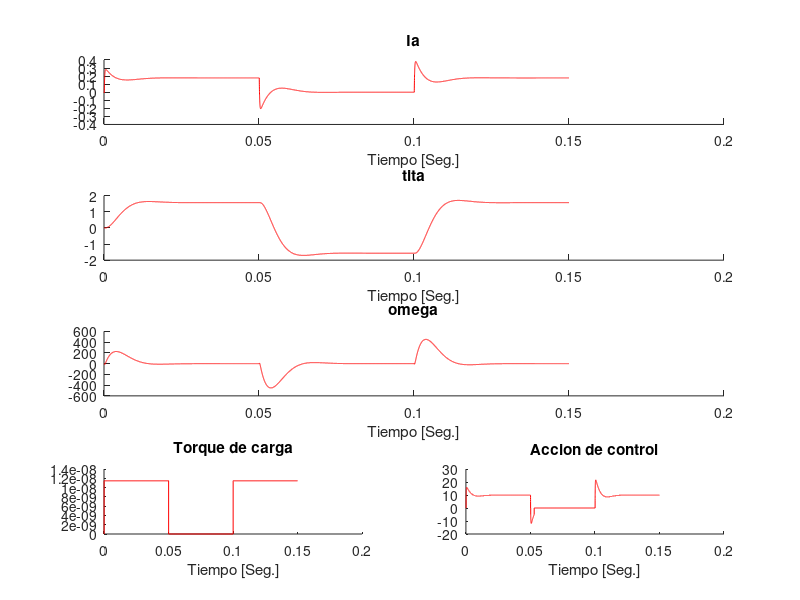
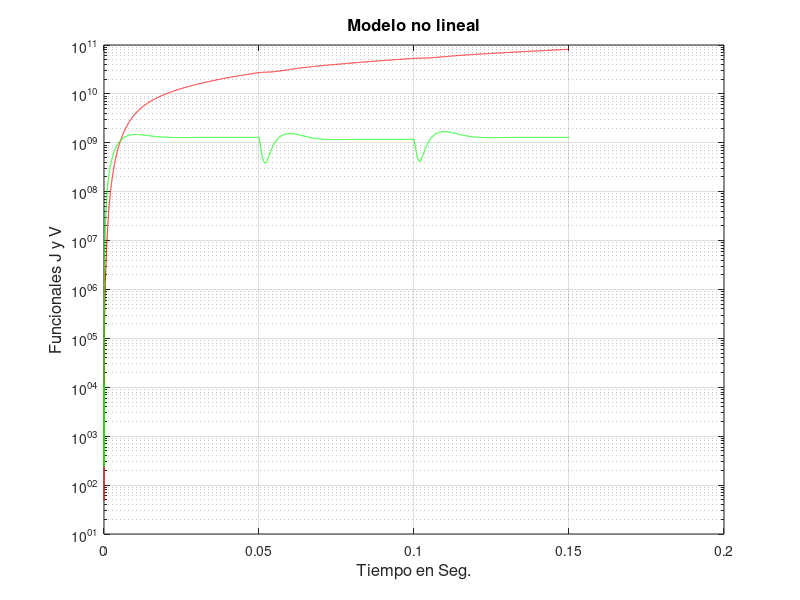

Here is the MATLAB script that generated these plots, in order:
%Motor DC TP3: El codigo comienza en la linea 129.
%-------------------------------------------------------------------
%Motor DC DLQR sin integrador del error. No ajusta la referencia negativa correctamente.
%-------------------------------------------------------------------

% clear all;%close all;
% TamanioFuente=12;
% ii=0;At=1e-5;ref1=-1.57;ref2=1.57;tF=1; 
% Ts=At;
% u=12;Tl=0;
% 
% %Condiciones iniciales
% ia(1)=0;tita(1)=0;w(1)=0;
% X=[ia(1);tita(1);w(1)];
% 
% 
% %Caracteristicas del motor
% Laa=366e-6; J=5e-9;Ra=55.6;B=0;Ki=6.49e-3;Km=6.53e-3;
% 
% %Matrices
% Ac=[-Ra/Laa 0 -Km/Laa; 0 0 1 ;Ki/J 0 -B/J];
% Bc=[1/Laa;0;0];
% C=[1 0 0];
% Per=[0;0;-1/J]; %Matriz perturbacion
% 
% %Verifico Controlabilidad y Observabilidad
% Mc=[Bc Ac*Bc Ac^2*Bc];%Matriz Controlabilidad 
% rango_M=rank(Mc); 
% Oc=[C; C*Ac; C*Ac^2];%Matriz Observabilidad
% auto_O=eig(Oc);
% rango_O=rank(Oc);
% 
% %Matrices Discretas
% sys_c=ss(Ac,Bc,C,[0]);
% sys_d=c2d(sys_c,Ts,'zoh');
% 
% A=sys_d.a;
% B=sys_d.b;
% 
% M=[B A*B A^2*B]; %Matriz de controlabilidad
% rango=rank(M);
% 
% % %Funcional de costos
%  %
%  Q=diag([1 150000 10]);R=3.2e2; %Ts=1e-5 / Con C es [1 0 0].
%  %Q=diag([1e4 5e8 1e4]);R=8e4; %Ts=1e-4/ Con C es [0 1 0].
%  %Q=diag([1 10 50]);R=1; %Ts=1e-4
% H=[A+B*inv(R)*B'*inv(A')*Q -B*inv(R)*B'*inv(A') ; -inv(A')*Q inv(A')];
% 
% [V,D]=eig(H);MX1X2=[];
% for ii=1:6
%  if abs(D(ii,ii))<1
%  MX1X2=[MX1X2 V(:,ii)];
%  end
% end
% MX1=MX1X2(1:3,:); MX2=MX1X2(4:6,:);
% P=real(MX2*inv(MX1));
% K=inv(R+B'*P*B)*B'*P*A;
% 
% %Matriz referencia
% Gj=-inv(C*inv(A-B*K)*B);
% %Gj=inv(C(1,:)*inv(eye(3)-A+B*K)*B);
% 
% %Simulacion Lineal
% Jmin=X'*P*X;
% Mat_J=0;
% V_L=X'*P*X;Jl=0;
% for t=0:At:tF
%  ii=ii+1;k=ii+2;
%  estado=X;
%  %Torque
%  Tl_arreglo=[0 ((1.15e-8/2)*sign(sin(10.472*t))+(1.15e-8/2))];
%  Tl=Tl_arreglo(2);
%  
%  Jl=Jl+X'*Q*X+u'*R*u';
%  Mat_J=[Mat_J Jl];
%  V_L=[V_L X'*P*X];
%  
%  X=A*X+B*u+Per*Tl;
% 
%  %Cambio la referencia segun el angulo deseado
%   if(Tl<=1e-12) 
%      u=-K*estado+Gj*ref1; color='b';
%   else
%     u=-K*estado+Gj*ref2; color='b'; 
%   end
%     
%   %Alinealidad
%  if -5<u && u<5
%      u=0;
%  else
%      u=u;
%  end  
% 
%  %Grafico sin observador
%  x1(ii)=X(1); %Ia
%  x2(ii)=X(2); %tita
%  x3(ii)=X(3); %w
% 
%  torque(ii)=Tl;%Torque Tl
%  acc(ii)=u;
% end
% 
% %Grafico
% t=0:At:tF;
% figure(1);
% subplot(4,1,1);hold on;
% plot(t,x1(1:numel(t)),color);title('Ia');xlabel('Tiempo [Seg.]');hold on;
% subplot(4,1,2);hold on;
% plot(t,x2(1:numel(t)),color);title('tita');xlabel('Tiempo [Seg.]');
% subplot(4,1,3);hold on;
% plot(t,x3(1:numel(t)),color);title('w');xlabel('Tiempo [Seg.]');
% 
% subplot(4,2,7);hold on;
% plot(t,torque(1:numel(t)),'r');title('Torque de carga');
% xlabel('Tiempo [Seg.]');
% subplot(4,2,8);hold on;
% plot(t,acc(1:numel(t)),color);title('Accion de control');
% xlabel('Tiempo [Seg.]');
% 
% figure(2);
% semilogy(t,Mat_J(1:numel(t)),color);grid on;title('Modelo lineal','FontSize',TamanioFuente);
% xlabel('Tiempo en Seg.','FontSize',TamanioFuente);ylabel('Funcionales J y V','FontSize',TamanioFuente);hold on;
% %semilogy(t,Jmin*ones(size(Mat_J)),color);
% semilogy(t,V_L(1:numel(t)),'g');

% % %-----------------------------------------------------------------------------
% Motor DC DLQR con integrador del error. Funciona
% %---------------------------------------------------------------------------
clear all;close all;
TamanioFuente=12;
ii=0;At=1e-5;ref=-1.57;tF=.15;
Ts=At;
u=12;Tl=0;

%Condiciones iniciales
ia(1)=0;tita(1)=0;w(1)=0;
X=[ia(1);tita(1);w(1)];


%Caracteristicas del motor
Laa=366e-6; J=5e-9;Ra=55.6;B=0;Ki=6.49e-3;Km=6.53e-3;

%Matrices Tiempo Continuo
Ac=[-Ra/Laa 0 -Km/Laa; 0 0 1;Ki/J 0 -B/J];
Bc=[1/Laa;0;0];
C=[0 1 0];
Per=[0;0;-1/J]; %Matriz perturbacion

%Verifico Controlabilidad y Observabilidad
Mc=[Bc Ac*Bc Ac^2*Bc];%Matriz Controlabilidad 
rango_M=rank(Mc); 
Oc=[C; C*Ac; C*Ac^2];%Matriz Observabilidad
auto_O=eig(Oc);
rango_O=rank(Oc);

%Discretizacion de matrices
sys_c=ss(Ac,Bc,C,[0]);
sys_d=c2d(sys_c,Ts,'zoh');

A=sys_d.a;
B=sys_d.b;

M=[B A*B A^2*B]; %Matriz de controlabilidad
rango=rank(M);

Aa=[A,zeros(3,1);-C*A, eye(1)];
Ba=[B;-C*B];

Ma=[Ba Aa*Ba Aa^2*Ba Aa^3*Ba];%MatrizControlabilidad
rango_a=rank(Ma);

% %Funcional de costos
%Q=diag([10000 20000 8000]);R=1e9;
Q=diag([10 200 10 10]);R=1e2;
H=[Aa+Ba*inv(R)*Ba'*inv(Aa')*Q -Ba*inv(R)*Ba'*inv(Aa') ; -inv(Aa')*Q inv(Aa')];

[V,D]=eig(H);MX1X2=[];
for ii=1:8
 if abs(D(ii,ii))<1
 MX1X2=[MX1X2 V(:,ii)];
 end
end
MX1=MX1X2(1:4,:); MX2=MX1X2(5:8,:);
P=real(MX2*inv(MX1));
Ka=inv(R+Ba'*P*Ba)*Ba'*P*Aa;
K=Ka(1:3);KI=-Ka(4);
aut_controlador=abs(eig(Aa-Ba*Ka));
%Matriz referencia
Gj=-inv(C*inv(A-B*K)*B);

%Simulacion Lineal
V_L=[X;0]'*P*[X;0];
Jmin=[X;0]'*P*[X;0];
Mat_J=0;
V_L=[X;0]'*P*[X;0];
Jl=0;Jmin_L=V_L;
ve1(1)=0;vei=0;
for t=0:At:tF
 ii=ii+1;k=ii+2;
 
 Tl_arreglo=[0 ((1.15e-8/2)*sign(sin(10.472*6*t))+(1.15e-8/2))];
 Tl=Tl_arreglo(2);
 
 Y_=C*X;
 e1=ref-Y_(1);
 
 vei=vei+e1;
 ve1(ii)=vei;

  u=-Ka*[X;ve1(ii)];%Estado ampliado
 
  %Lyapunov
 V_Li=[X;ve1(ii)]'*P*[X;ve1(ii)];
 V_L=[V_L V_Li];
 Jl=Jl+[X;ve1(ii)]'*Q*[X;ve1(ii)]+u'*R*u';
 Mat_J=[Mat_J Jl];

 
 X=A*X+B*u+Per*Tl;

 %Cambio la referencia segun el angulo deseado
  if(Tl<=1e-12)
        ref=-1.57;
    else

        ref=1.57;
  end 
  %Alinealidad
 if -5<u && u<5
     u=0;
 else
     u=u;
 end  
 color='r';
    %Grafico sin observador
     x1(ii)=X(1); %Ia
     x2(ii)=X(2); %tita
     x3(ii)=X(3); %w
 
 torque(ii)=Tl;%Torque Tl
 acc(ii)=u;
end

%Grafico
t=0:At:tF;
figure(1);
subplot(4,1,1);hold on;
plot(t,x1(1:numel(t)),color);title('Ia');xlabel('Tiempo [Seg.]');hold on;
subplot(4,1,2);hold on;
plot(t,x2(1:numel(t)),color);title('tita');xlabel('Tiempo [Seg.]');
subplot(4,1,3);hold on;
plot(t,x3(1:numel(t)),color);title('omega');xlabel('Tiempo [Seg.]');

subplot(4,2,7);hold on;
plot(t,torque(1:numel(t)),'r');title('Torque de carga');
xlabel('Tiempo [Seg.]');
subplot(4,2,8);hold on;
plot(t,acc(1:numel(t)),color);title('Accion de control');
xlabel('Tiempo [Seg.]');

figure(2);
semilogy(t,Mat_J(1:numel(t)),color);grid on;title('Modelo no lineal','FontSize',TamanioFuente);
xlabel('Tiempo en Seg.','FontSize',TamanioFuente);ylabel('Funcionales J y V','FontSize',TamanioFuente);hold on;
%semilogy(t,Jmin*ones(size(Mat_J)),color);
semilogy(t,V_L(1:numel(t)),'g');
